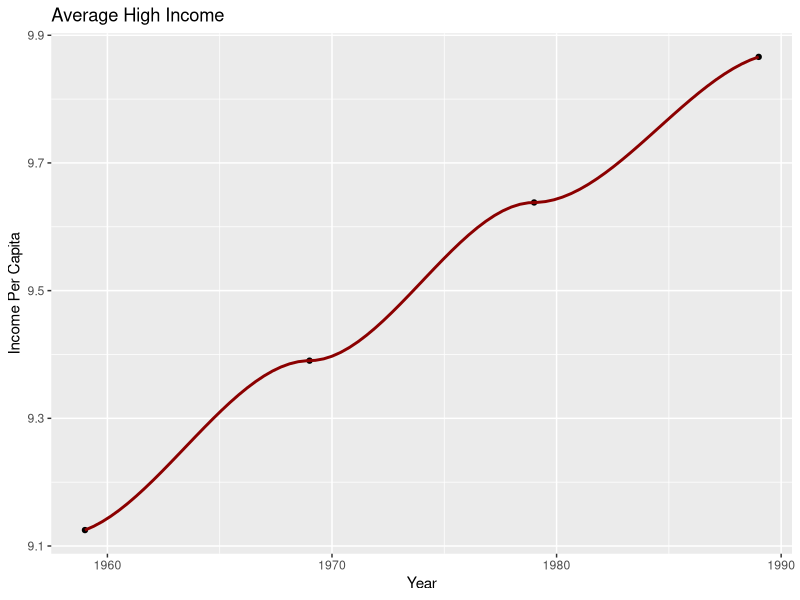
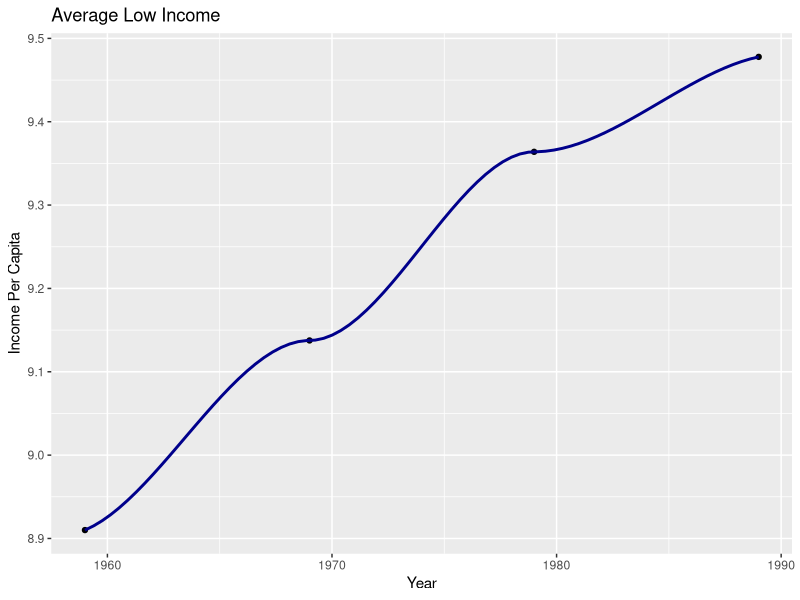
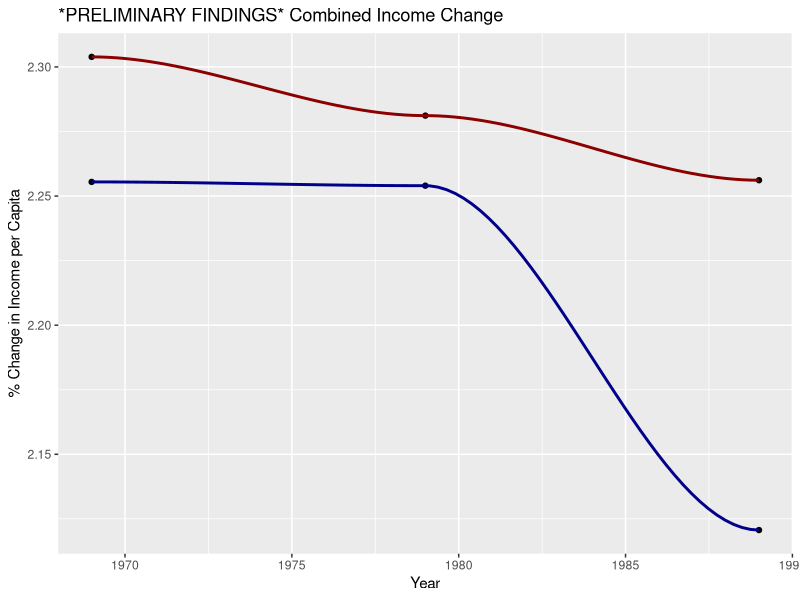

Source code (R) for these figures, in order:
# Data Source: 
# https://www2.census.gov/programs-surveys/decennial/tables/time-series/historical-income-counties/county3.csv



install.packages("tidyverse")
library(tidyverse)
install.packages("dplyr")
install.packages("ggplot2")
install.packages("ggpubr")
library("ggpubr")
library("ggplot2")
library("dplyr")

setwd('/Users/JonahTuckman/Desktop/Economics/Economics-Data-Exploration/GroupProject/')

# Data of Per Capita Income by County in 1959, 1969, 1979, 1989 pulled from census.gov
data <- read.csv('county3.csv')

# Data of California Data as we will be looking into California counties pre and post 1984 (Macintosh release)
CaliData <- subset(data, grepl('CA',State.and.County))
# Saved Dataset
write.csv(CaliData, "CaliData.csv")


# Bay Area/ High tech
### SanFran, San Mateo, Santaclara, Alameda, Contracosta, Solano, Napa, Sonoma, Marin
### LA County, Orange, San Diego

## Low Tech
### Others


toMatch <- c("San Francisco" , "San Mateo" , "Santa Clara" , "Alameda" , "Contra Costa" , "Solano" ,
             "Napa" , "Sonoma" , "Marin", "Los Angeles", "Orange County", "San Diego")
CaliHighIncome <- data.frame(CaliData)
CaliHighIncome <- subset(CaliHighIncome, grepl(paste(toMatch, collapse="|"), State.and.County))

CaliLowIncome <- data.frame(CaliData)
CaliLowIncome <- subset(CaliLowIncome, !grepl(paste(toMatch, collapse="|"), State.and.County))

## Replace the commas in the numbers to avoid importation as factor 
replaceCommas<-function(X){
  X<-as.numeric(gsub("\\,", "", X))
}

#replacement. Must do this indivudally to keep the commas in the state and county
# commenting after doing and realizing we are deleting that column in a moment so not needed...
CaliLowIncome$X1959 <- replaceCommas(CaliLowIncome$X1959)
CaliLowIncome$X1969 <- replaceCommas(CaliLowIncome$X1969)
CaliLowIncome$X1979 <- replaceCommas(CaliLowIncome$X1979)
CaliLowIncome$X1989 <- replaceCommas(CaliLowIncome$X1989)
CaliLowIncome$State.and.County <- NULL

write.csv(CaliLowIncome, "CaliLowIncome.csv")

## Removal of high income commas
CaliHighIncome$State.and.County <- NULL
CaliHighIncome$X1959 <- replaceCommas(CaliHighIncome$X1959)
CaliHighIncome$X1969 <- replaceCommas(CaliHighIncome$X1969)
CaliHighIncome$X1979 <- replaceCommas(CaliHighIncome$X1979)
CaliHighIncome$X1989 <- replaceCommas(CaliHighIncome$X1989)

write.csv(CaliHighIncome, "CaliHighTech2.csv")
### Removed Commas from numbers here to avoid importation as type factor
### Opened in text file, deleted commas, reopened in numbers and saved as CaliHighTech2.csv


CaliHighIncome$X <- NULL ## Adds X column of index from original list. Not needed
CaliHighIncome$State.and.County <- NULL ## No names (categorical variables suck to deal with)
summary(CaliHighIncome) # Checking out data

## Checking that everything is going well.
sapply(CaliHighIncome, class) ## Shows breakdown of columns by type


all(duplicated(CaliHighIncome$X1979)[-1L]) ## Test for constant vector
# Returns false which is good 


#### HIGH Income #### 

# Means of each year
averageHighIncome59 = mean(CaliHighIncome$X1959, na.rm = TRUE)
averageHighIncome69 = mean(CaliHighIncome$X1969, na.rm = TRUE)
averageHighIncome79 = mean(CaliHighIncome$X1979, na.rm = TRUE)
averageHighIncome89 = mean(CaliHighIncome$X1989, na.rm = TRUE)

#Standard deviation of each year
StandardDevHigh59 <- sd(CaliHighIncome$X1959, na.rm = TRUE)
StandardDevHigh69 <- sd(CaliHighIncome$X1969, na.rm = TRUE)
StandardDevHigh79 <- sd(CaliHighIncome$X1979, na.rm = TRUE)
StandardDevHigh89 <- sd(CaliHighIncome$X1989, na.rm = TRUE)


#### LOW Income #### 

# Means of each year
averageLowIncome59 = mean(CaliLowIncome$X1959, na.rm = TRUE)
averageLowIncome69 = mean(CaliLowIncome$X1969, na.rm = TRUE)
averageLowIncome79 = mean(CaliLowIncome$X1979, na.rm = TRUE)
averageLowIncome89 = mean(CaliLowIncome$X1989, na.rm = TRUE)

#Standard deviation of each year
StandardDevLow59 <- sd(CaliLowIncome$X1959, na.rm = TRUE)
StandardDevLow69 <- sd(CaliLowIncome$X1969, na.rm = TRUE)
StandardDevLow79 <- sd(CaliLowIncome$X1979, na.rm = TRUE)
StandardDevLow89 <- sd(CaliLowIncome$X1989, na.rm = TRUE)


# Visual Tabling
table59 <- table(averageHighIncome59, averageLowIncome59)
table59

table69 <- table(averageHighIncome69, averageLowIncome69)
table69

table79 <- table(averageHighIncome79, averageLowIncome79)
table79

table89 <- table(averageHighIncome89, averageLowIncome89)
table89


# Data to be used for plotting. Year vs Average in High vs Low Income
avgHigh <- data.frame("Year" = c(1959, 1969, 1979, 1989), "Average GDP Per Capita" = c(averageHighIncome59, averageHighIncome69, averageHighIncome79, averageHighIncome89))
avgLow <- data.frame("Year" = c(1959, 1969, 1979, 1989), "Average GDP Per Capita" = c(averageLowIncome59, averageLowIncome69, averageLowIncome79, averageLowIncome89))

##### Plotting High Income
XHigh <- avgHigh$Year
YHigh <- log(avgHigh$Average.GDP.Per.Capita)

plotAvgHigh <- ggplot(data = avgHigh, mapping = aes(x = XHigh,y = YHigh)) + geom_point() + geom_smooth(colour="darkred", size = 1)
plotAvgHigh + ggtitle("Average High Income") + xlab("Year") + ylab("Income Per Capita")

##### Plotting Low Income
XLow <- avgLow$Year
YLow <- log(avgLow$Average.GDP.Per.Capita)

plotAvgLow <- ggplot(data = avgLow, mapping = aes(x = XLow,y = YLow)) + geom_point() + geom_smooth(colour = "darkblue", size = 1)
plotAvgLow + ggtitle("Average Low Income") + xlab("Year") + ylab("Income Per Capita")

### Percent Growth 

#High
HighPerc69 <- ((averageHighIncome69 + averageHighIncome59) / averageHighIncome59)
HighPerc79 <- ((averageHighIncome79 + averageHighIncome69) / averageHighIncome69)
HighPerc89 <- ((averageHighIncome89 + averageHighIncome79) / averageHighIncome79)

#Low
LowPerc69 <- ((averageLowIncome69 + averageLowIncome59) / averageLowIncome59)
LowPerc79 <- ((averageLowIncome79 + averageLowIncome69) / averageLowIncome69)
LowPerc89 <- ((averageLowIncome89 + averageLowIncome79) / averageLowIncome79)

#Combine a dataset
Combined <- data.frame("Year" = c(1969, 1979, 1989),
                       "High" = c(HighPerc69, HighPerc79, HighPerc89),
                       "Low" = c(LowPerc69, LowPerc79, LowPerc89)
)

##### Combined Plot
combined <- ggplot() + 
  #High -> Red Plot
  geom_point(data=Combined, aes(x = Year, y = High)) + 
  geom_smooth(data=Combined, aes(x = Year, y = High), fill = "red", 
              colour="darkred", size = 1) +
  #Low -> Blue Plot
  geom_point(data=Combined, aes(x = Year, y = Low)) + 
  geom_smooth(data=Combined, aes(x=Year, y = Low), fill = "blue",
              colour = "darkblue", size = 1) +
  ggtitle("*PRELIMINARY FINDINGS* Combined Income Change") + xlab("Year") + ylab("% Change in Income per Capita") 
  # + geom_vline(xintercept=1980) + geom_vline(xintercept = 1970)
combined

dev.copy(png, "Combined.png")
dev.off()


### Dif n Dif regression 

Combined$HighxLow <- Combined$High*Combined$Low

nonLogHigh <- lm(log(HighxLow) ~ log(High), data = Combined)
summary(nonLogHigh)

# Estimate Std. Error t value Pr(>|t|)
# (Intercept)   -1.672      1.296  -1.291    0.420
# log(High)      3.990      1.572   2.539    0.239


nonLogLow <- lm(log(HighxLow) ~ log(Low), data = Combined)
summary(nonLogLow)

# Estimate Std. Error t value Pr(>|t|)  
# (Intercept)   0.6166     0.1092   5.645   0.1116  
# log(Low)      1.2620     0.1377   9.163   0.0692 .
